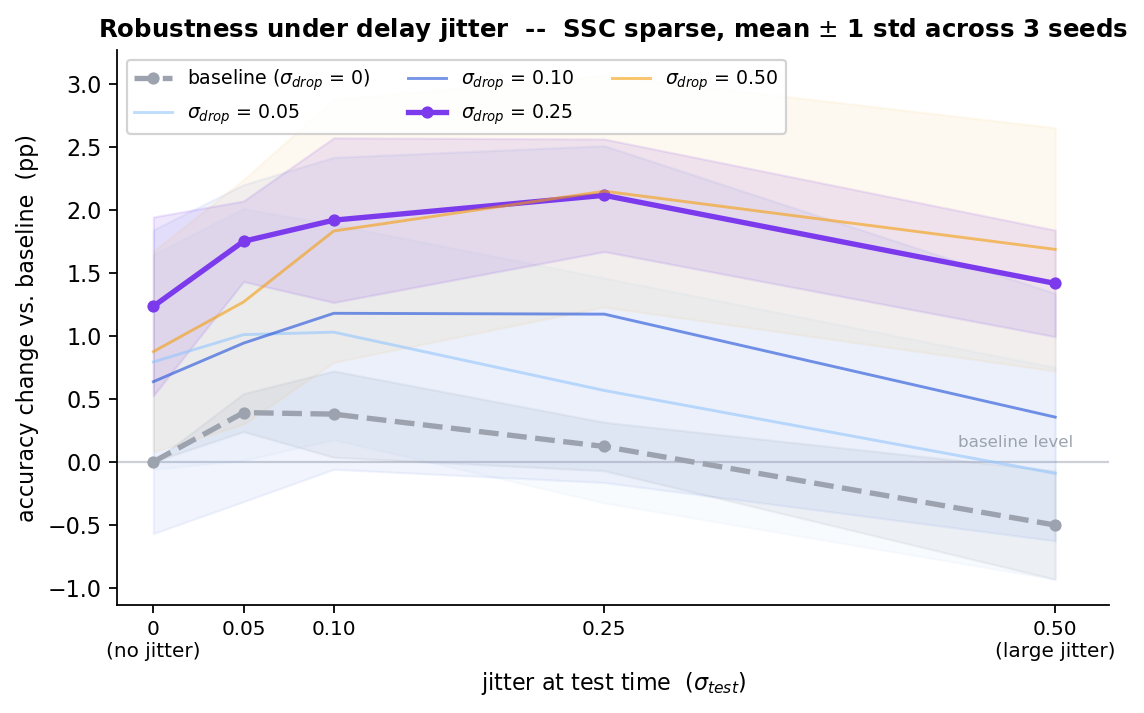

Source code (Python):
"""
Results figure: accuracy change vs baseline under increasing test-time
jitter, averaged across 3 seeds with +/- 1 std band.
"""

import csv
import numpy as np
import matplotlib.pyplot as plt

# ──────────────────────────────────────────────────────────────────────────
# Style
# ──────────────────────────────────────────────────────────────────────────
plt.rcParams.update({
    'font.family': 'sans-serif',
    'font.size': 10,
    'axes.spines.top': False,
    'axes.spines.right': False,
})

# ──────────────────────────────────────────────────────────────────────────
# Load data
# ──────────────────────────────────────────────────────────────────────────
rows = []
with open('analysis/full_sweep_summary/jitter_curves_long.csv') as f:
    for r in csv.DictReader(f):
        rows.append({
            'seed':        int(r['seed']),
            'sigma_train': float(r['sigma_train']),
            'sigma_test':  float(r['sigma_test']),
            'acc_mean':    float(r['acc_mean']),
        })

sigma_tests  = np.array([0.0, 0.05, 0.10, 0.25, 0.50])
sigma_trains = [0.00, 0.05, 0.10, 0.25, 0.50]
seeds        = sorted(set(r['seed'] for r in rows))

# baseline per seed
baselines = {}
for r in rows:
    if r['sigma_train'] == 0.0 and r['sigma_test'] == 0.0:
        baselines[r['seed']] = r['acc_mean']

# delta pp from own-seed baseline
mean_d, std_d = {}, {}
for st in sigma_trains:
    for j in sigma_tests:
        deltas = []
        for s in seeds:
            for r in rows:
                if (r['seed'] == s and
                    abs(r['sigma_train'] - st) < 1e-6 and
                    abs(r['sigma_test'] - j) < 1e-6):
                    deltas.append((r['acc_mean'] - baselines[s]) * 100)
                    break
        mean_d[(st, j)] = np.mean(deltas)
        std_d[(st, j)]  = np.std(deltas, ddof=0)

# ──────────────────────────────────────────────────────────────────────────
# Plot
# ──────────────────────────────────────────────────────────────────────────
fig, ax = plt.subplots(figsize=(8, 4.5))

colors = {0.00: '#9CA3AF', 0.05: '#93C5FD', 0.10: '#1D4ED8',
          0.25: '#7C3AED', 0.50: '#F59E0B'}
labels = {0.00: 'baseline ($\\sigma_{drop}$ = 0)',
          0.05: '$\\sigma_{drop}$ = 0.05',
          0.10: '$\\sigma_{drop}$ = 0.10',
          0.25: '$\\sigma_{drop}$ = 0.25',
          0.50: '$\\sigma_{drop}$ = 0.50'}

for st in sigma_trains:
    mu = np.array([mean_d[(st, j)] for j in sigma_tests])
    sd = np.array([std_d[(st, j)]  for j in sigma_tests])

    emphasis = st in (0.00, 0.25)
    lw     = 2.4 if emphasis else 1.3
    alpha  = 1.0 if emphasis else 0.60
    ls     = '--' if st == 0.00 else '-'
    marker = 'o' if emphasis else None
    ms     = 4.5 if emphasis else 0

    ax.plot(sigma_tests, mu, color=colors[st], lw=lw, ls=ls, alpha=alpha,
            label=labels[st], marker=marker, ms=ms, zorder=3)
    ax.fill_between(sigma_tests, mu - sd, mu + sd,
                    color=colors[st], alpha=0.12 if emphasis else 0.06)

# baseline reference
ax.axhline(0, color='#9CA3AF', lw=1.0, alpha=0.5, zorder=0)
ax.text(0.51, 0.12, 'baseline level', fontsize=7.5, color='#9CA3AF',
        ha='right')

ax.set_xlim(-0.02, 0.53)
ax.set_xticks(sigma_tests)
ax.set_xticklabels(
    ['0\n(no jitter)', '0.05', '0.10', '0.25', '0.50\n(large jitter)'],
    fontsize=9)
ax.set_xlabel('jitter at test time  ($\\sigma_{test}$)', fontsize=10)
ax.set_ylabel('accuracy change vs. baseline  (pp)', fontsize=10)
ax.set_title(
    'Robustness under delay jitter  --  SSC sparse, '
    'mean $\\pm$ 1 std across 3 seeds',
    fontsize=11, fontweight='bold')

ax.legend(fontsize=8.5, ncol=3, loc='upper left', framealpha=0.85)

out = 'analysis/fig_results.png'
plt.savefig(out, dpi=160, bbox_inches='tight', facecolor='white')
print(f'saved -> {out}')
